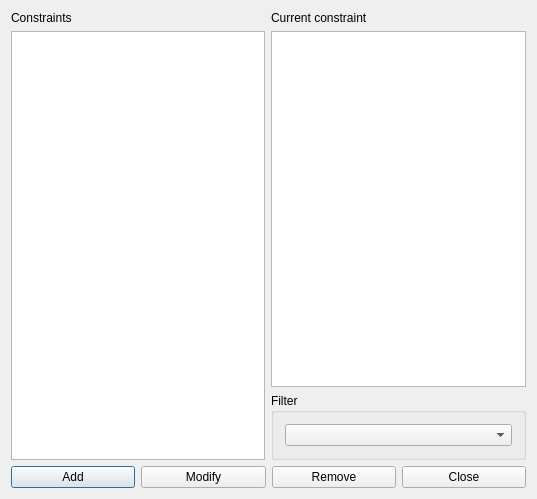
<?xml version="1.0" encoding="UTF-8"?>
<ui version="4.0">
 <class>ConstraintTeacherMaxHoursDailyForm_template</class>
 <widget class="QDialog" name="ConstraintTeacherMaxHoursDailyForm_template">
  <property name="geometry">
   <rect>
    <x>0</x>
    <y>0</y>
    <width>537</width>
    <height>499</height>
   </rect>
  </property>
  <property name="windowTitle">
   <string extracomment="This is the title of the dialog in which you see the list of all constraints of this type">Constraints teacher max hours daily</string>
  </property>
  <layout class="QGridLayout" name="gridLayout_2">
   <item row="0" column="0" rowspan="2">
    <layout class="QVBoxLayout" name="verticalLayout_2">
     <item>
      <widget class="QLabel" name="constraintsTextLabel">
       <property name="frameShape">
        <enum>QFrame::NoFrame</enum>
       </property>
       <property name="frameShadow">
        <enum>QFrame::Plain</enum>
       </property>
       <property name="text">
        <string>Constraints</string>
       </property>
       <property name="wordWrap">
        <bool>false</bool>
       </property>
      </widget>
     </item>
     <item>
      <widget class="QListWidget" name="constraintsListWidget"/>
     </item>
    </layout>
   </item>
   <item row="0" column="1">
    <layout class="QVBoxLayout" name="verticalLayout">
     <item>
      <widget class="QLabel" name="currentConstraintTextLabel">
       <property name="text">
        <string>Current constraint</string>
       </property>
       <property name="wordWrap">
        <bool>false</bool>
       </property>
      </widget>
     </item>
     <item>
      <widget class="QPlainTextEdit" name="currentConstraintTextEdit"/>
     </item>
    </layout>
   </item>
   <item row="1" column="1">
    <widget class="QGroupBox" name="filterGroupBox">
     <property name="title">
      <string>Filter</string>
     </property>
     <layout class="QGridLayout" name="gridLayout">
      <item row="0" column="0">
       <widget class="QComboBox" name="teachersComboBox"/>
      </item>
     </layout>
    </widget>
   </item>
   <item row="2" column="0" colspan="2">
    <layout class="QHBoxLayout" name="horizontalLayout">
     <item>
      <widget class="QPushButton" name="addConstraintPushButton">
       <property name="text">
        <string>Add</string>
       </property>
      </widget>
     </item>
     <item>
      <widget class="QPushButton" name="modifyConstraintPushButton">
       <property name="text">
        <string>Modify</string>
       </property>
      </widget>
     </item>
     <item>
      <widget class="QPushButton" name="removeConstraintPushButton">
       <property name="text">
        <string>Remove</string>
       </property>
      </widget>
     </item>
     <item>
      <widget class="QPushButton" name="closePushButton">
       <property name="text">
        <string>Close</string>
       </property>
      </widget>
     </item>
    </layout>
   </item>
  </layout>
 </widget>
 <layoutdefault spacing="6" margin="11"/>
 <resources/>
 <connections/>
</ui>
